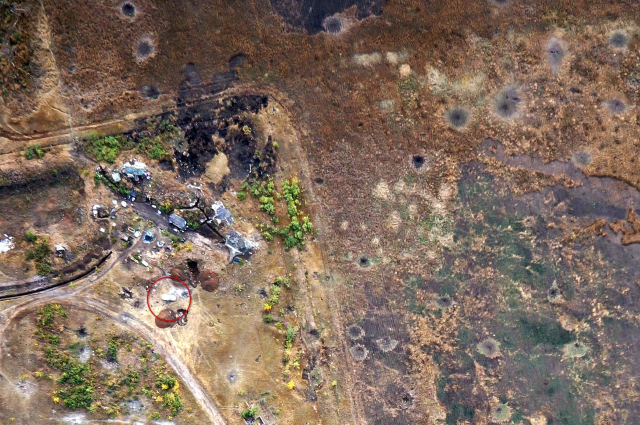
#> input picture requisites/karta.jpg, 1280 x 849 px (shown at 1/2 size)
$ python Copter_with_Camera.py
#> lines starting #> are read from the running program, lines starting #| are printed output that depends on the picture; long printed decimals are rounded
import numpy as np
import matplotlib.pyplot as plt
from matplotlib.animation import FuncAnimation
import matplotlib.image as mpimg
from PIL import Image

m = 1
L = 0.25
k_A = 0.1
k_B = 0.2
k_C = 0.4
A = m*L**2*k_A
B = m*L**2*k_B
C = m*L**2*k_C
g = 9.81

X = 0
Y = 0
Z = 0

q0 = 1
q1 = 0
q2 = 0
q3 = 0

VX = 0
VY = 0
VZ = 0

Omegax = 0
Omegay = 0
Omegaz = 0

k_t = 1
k_m = 0.2
R = 0.1
S_v = np.pi*R**2
rho = 1.2
Omega0 = np.sqrt(m*g / (2 * k_t * S_v * rho * R ** 2))
print(Omega0)

Cx = 0.3
Cy = 0.3
Cz = 0.9
Cvx = 0.6
Cvy = 0.6
Cvz = 0.3
Sx = 2*L*L/2*0.4
Sy = 2*L*L/2*0.4
Sz = 2*L*2*L*0.4
Svz = np.sqrt(Sx**2 + Sy**2)

k_Z = 2
k_VZ = 2

x_VC = np.array([L, -L, -L, L])
y_VC = np.array([L, L, -L, -L])
z_VC = np.array([0, 0, 0, 0])
rC = np.array([0,1,0])
TC = np.array([0,1,0])

k_XY = 0.5
k_dXY = 0.7

k_N = 5
k_dN = 1

k_R = 0.14
k_dR = 0.2

O_max = 4
O_min = -1


# Р’Р°СЂРёР°РЅС‚ 1: РџРѕСЃС‚РѕСЏРЅРЅС‹Р№ РІРµС‚РµСЂ
def wind_constant(X, Y, Z):
    VwindX = 10
    VwindY = 0
    VwindZ = 0
    return VwindX, VwindY, VwindZ


# Р’Р°СЂРёР°РЅС‚ 2: Р Р°РІРЅРѕРјРµСЂРЅРѕ РјРµРЅСЏСЋС‰РёР№СЃСЏ РІРµС‚РµСЂ
def wind_linear(X, Y, Z):
    ax, ay, az = 0.1, 0.1, 0.05
    VwindX = ax * X
    VwindY = ay * Y
    VwindZ = az * Z
    return VwindX, VwindY, VwindZ


# Р’Р°СЂРёР°РЅС‚ 3: РЎРєР°С‡РєРѕРѕР±СЂР°Р·РЅРѕ РјРµРЅСЏСЋС‰РёР№СЃСЏ РІРµС‚РµСЂ
def wind_stepwise(X, Y, Z):
    x0, y0, z0 = 4, 4, 4  # Р“СЂР°РЅРёС†С‹ РїРµСЂРµРєР»СЋС‡РµРЅРёР№
    VwindX = 2 if X < x0 else -2
    VwindY = 1 if Y < y0 else -1
    VwindZ = 0.5 if Z < z0 else -0.5
    return VwindX, VwindY, VwindZ


def CopterSystemOfEquations(X, Y, Z, q0, q1, q2, q3, VX, VY, VZ, Omegax, Omegay, Omegaz):
    global Omega1, Omega2, Omega3, Omega4, PhiZ, \
        CelX, CelY, CelZ, CelVX, CelVY, CelVZ
    dZ = - k_Z*np.arctan(Z - CelZ) - k_VZ*(VZ - CelVZ)

    X_VC, Y_VC, Z_VC = Rot3D(x_VC, y_VC, z_VC, q0, q1, q2, q3)
    Sm = np.arctan(((X - CelX)**2+(Y - CelY)**2)**0.5)/((X - CelX)**2+(Y - CelY)**2)**0.5

    dXY1 = k_XY * ((X - CelX) * X_VC[0] + (Y - CelY) * Y_VC[0]) * Sm + k_dXY * ((VX - CelVX) * X_VC[0] + (VY - CelVY) * Y_VC[0])
    dXY2 = k_XY * ((X - CelX) * X_VC[1] + (Y - CelY) * Y_VC[1]) * Sm + k_dXY * ((VX - CelVX) * X_VC[1] + (VY - CelVY) * Y_VC[1])
    dXY3 = k_XY * ((X - CelX) * X_VC[2] + (Y - CelY) * Y_VC[2]) * Sm + k_dXY * ((VX - CelVX) * X_VC[2] + (VY - CelVY) * Y_VC[2])
    dXY4 = k_XY * ((X - CelX) * X_VC[3] + (Y - CelY) * Y_VC[3]) * Sm + k_dXY * ((VX - CelVX) * X_VC[3] + (VY - CelVY) * Y_VC[3])

    OmX_VC, OmY_VC, OmZ_VC = Rot3D(Omegay*z_VC-Omegaz*y_VC, Omegaz*x_VC-Omegax*z_VC, Omegax*y_VC-Omegay*x_VC, q0, q1, q2, q3)
    dX_VC, dY_VC, dZ_VC = OmX_VC, OmY_VC, OmZ_VC
    dN1 = - k_N * Z_VC[0] - k_dN * dZ_VC[0]
    dN2 = - k_N * Z_VC[1] - k_dN * dZ_VC[1]
    dN3 = - k_N * Z_VC[2] - k_dN * dZ_VC[2]
    dN4 = - k_N * Z_VC[3] - k_dN * dZ_VC[3]

    TC = np.array([CelVX, CelVY, 0])/(CelVX**2 + CelVY**2)**0.5
    RC = Rot3D(rC[0], rC[1], rC[2], q0, q1, q2, q3)
    Cos = RC[0]*TC[0] + RC[1]*TC[1]
    Sin = RC[1]*TC[0] - RC[0]*TC[1]
    PhiZ = np.arctan2(Sin,Cos)
    dR1 = -k_R*PhiZ - k_dR*Omegaz
    dR2 = k_R*PhiZ + k_dR*Omegaz
    dR3 = -k_R*PhiZ - k_dR*Omegaz
    dR4 = k_R*PhiZ + k_dR*Omegaz
    print('PhiZ = ', PhiZ, 'dRs = ', dR1,dR2,dR3,dR4)

    ROmega1 = Omega0*(1 + dZ + dXY1 + dN1 + dR1)
    ROmega2 = Omega0*(1 + dZ + dXY2 + dN2 + dR2)
    ROmega3 = Omega0*(1 + dZ + dXY3 + dN3 + dR3)
    ROmega4 = Omega0*(1 + dZ + dXY4 + dN4 + dR4)

    KO1B,KO1M,KO2B,KO2M,KO3B,KO3M,KO4B,KO4M = 1,1,1,1,1,1,1,1
    if ROmega1 > Omega0*O_max:
        KO1B = ROmega1 / (Omega0 * O_max)
    elif ROmega1 < Omega0*O_min:
        KO1M = -ROmega1 / (Omega0 * O_min)
    if ROmega2 > Omega0*O_max:
        KO2B = ROmega2 / (Omega0 * O_max)
    elif ROmega2 < Omega0*O_min:
        KO2M = -ROmega2 / (Omega0 * O_min)
    if ROmega3 > Omega0*O_max:
        KO3B = ROmega3 / (Omega0 * O_max)
    elif ROmega3 < Omega0*O_min:
        KO3M = -ROmega3 / (Omega0 * O_min)
    if ROmega4 > Omega0*O_max:
        KO4B = ROmega4 / (Omega0 * O_max)
    elif ROmega4 < Omega0*O_min:
        KO4M = -ROmega4 / (Omega0 * O_min)

    KO = max(KO1B,KO1M,KO2B,KO2M,KO3B,KO3M,KO4B,KO4M)
    Omega1 = ROmega1 / KO
    Omega2 = ROmega2 / KO
    Omega3 = ROmega3 / KO
    Omega4 = ROmega4 / KO

    print('Sm = ', Sm, ' Sz = ', np.arctan(Z) / Z, ' KO = ', KO)

    print('Omega1 = ', Omega1, 'Omega2 = ', Omega2, 'Omega3 = ', Omega3, 'Omega4 = ', Omega4)

    F1 = k_t * S_v * rho * R ** 2 * Omega1 * abs(Omega1) / 2
    M1 = k_m * S_v * rho * R ** 3 * Omega1 * abs(Omega1) / 2
    F2 = k_t * S_v * rho * R ** 2 * Omega2 * abs(Omega2) / 2
    M2 = k_m * S_v * rho * R ** 3 * Omega2 * abs(Omega2) / 2
    F3 = k_t * S_v * rho * R ** 2 * Omega3 * abs(Omega3) / 2
    M3 = k_m * S_v * rho * R ** 3 * Omega3 * abs(Omega3) / 2
    F4 = k_t * S_v * rho * R ** 2 * Omega4 * abs(Omega4) / 2
    M4 = k_m * S_v * rho * R ** 3 * Omega4 * abs(Omega4) / 2

    VwindX, VwindY, VwindZ = wind_constant(X, Y, Z)
    #VwindX, VwindY, VwindZ = wind_linear(X, Y, Z)
    #VwindX, VwindY, VwindZ = wind_stepwise(X, Y, Z)

    F_VX, F_VY, F_VZ = Rot3D(0, 0, F1+F2+F3+F4, q0, q1, q2, q3)
    Vx, Vy, Vz = TRot3D(VX - VwindX, VY - VwindY, VZ - VwindZ, q0, q1, q2, q3)
    FSx = rho * Cx * Sx * Vx * abs(Vx) / 2
    FSy = rho * Cy * Sy * Vy * abs(Vy) / 2
    FSz = rho * Cz * Sz * Vz * abs(Vz) / 2
    FSX, FSY, FSZ = Rot3D(FSx, FSy, FSz, q0, q1, q2, q3)

    MSx = rho * Cvx * Sz * Omegax * abs(Omegax) / 2
    MSy = rho * Cvy * Sz * Omegay * abs(Omegay) / 2
    MSz = rho * Cvz * Svz * Omegaz * abs(Omegaz) / 2

    FX = F_VX - FSX
    FY = F_VY - FSY
    FZ = - m * g + F_VZ - FSZ

    MCx = L*F1 + L*F2 - L*F3 - L*F4 - MSx
    MCy = -L*F1 + L*F2 + L*F3 - L*F4 - MSy
    MCz = M1 - M2 + M3 - M4 - MSz

    dX = VX
    dY = VY
    dZ = VZ
    dq0 = 0.5*(- q1*Omegax - q2*Omegay - q3*Omegaz)
    dq1 = 0.5*(q0*Omegax + q2*Omegaz - q3*Omegay)
    dq2 = 0.5*(q0*Omegay - q1*Omegaz + q3*Omegax)
    dq3 = 0.5*(q0*Omegaz + q1*Omegay - q2*Omegax)
    dVX = FX/m
    dVY = FY/m
    dVZ = FZ/m
    dOmegax = (MCx - (C-B)*Omegay*Omegaz)/A
    dOmegay = (MCy - (A-C)*Omegaz*Omegax)/B
    dOmegaz = (MCz - (B-A)*Omegax*Omegay)/C

    return [dX, dY, dZ, dq0, dq1, dq2, dq3, dVX, dVY, dVZ, dOmegax, dOmegay, dOmegaz]


dt = 0.008

fig = plt.figure(figsize=(19, 9))
ax = fig.add_subplot(1,2,1,projection='3d')
axg = fig.add_subplot(2,4,3)
axo = fig.add_subplot(2,4,4)
axv = fig.add_subplot(2,2,4)
#ax.axis('equal')
ax.set(xlim=[-20*L, 20*L], ylim=[-20*L, 20*L], zlim=[-20*L, 20*L])
axg.set(xlim=[0, 10], ylim=[-600, 600])
axo.set(xlim=[0, 10], ylim=[-1, 1])
axv.axis('equal')
axv.set(xlim=[-0.65, 0.65], ylim=[-0.65, 0.65])

X_Copter = np.array([0, L, 0, -L, 0, -L, 0, L, 0])
Y_Copter = np.array([0, L, 0, L, 0, -L, 0, -L, 0])
Z_Copter = np.array([0, 0, 0, 0, 0, 0, 0, 0, 0])
K_Copter = ax.plot(X + X_Copter, Y + Y_Copter, Z + Z_Copter, color=[0, 0, 1])[0]

C_Copter = ax.plot(X, Y, Z, 'o', color=[1, 0, 0])[0]
A_Copter = ax.plot(X + X_Copter[1], Y + Y_Copter[1], Z + Z_Copter[1],'o', color=[0, 1, 0])[0]
B_Copter = ax.plot(X + X_Copter[3], Y + Y_Copter[3], Z + Z_Copter[3],'o', color=[1, 0, 1])[0]
Ce_Copter = ax.plot(X + X_Copter[5], Y + Y_Copter[5], Z + Z_Copter[5],'o', color=[0, 1, 1])[0]
D_Copter = ax.plot(X + X_Copter[7], Y + Y_Copter[7], Z + Z_Copter[7],'o', color=[1, 1, 0])[0]


def Rot3D(x,y,z, q0,q1,q2,q3):
    RX = x * (q0**2 + q1**2 - q2**2 - q3**2) + y * (- 2*q0*q3 + 2*q1*q2) + z * (2*q1*q3 + 2*q0*q2)
    RY = x * (2*q0*q3 + 2*q1*q2) + y * (q0**2 - q1**2 + q2**2 - q3**2) + z * (- 2*q0*q1 + 2*q2*q3)
    RZ = x * (2*q1*q3 - 2*q0*q2) + y * (2*q0*q1 + 2*q2*q3) + z * (q0**2 - q1**2 - q2**2 + q3**2)
    return RX, RY, RZ

def TRot3D(X,Y,Z, q0,q1,q2,q3):
    Rx = X * (q0**2 + q1**2 - q2**2 - q3**2) + Y * (2*q0*q3 + 2*q1*q2) + Z * (2*q1*q3 - 2*q0*q2)
    Ry = X * (- 2*q0*q3 + 2*q1*q2) + Y * (q0**2 - q1**2 + q2**2 - q3**2) + Z * (2*q0*q1 + 2*q2*q3)
    Rz = X * (2*q1*q3 + 2*q0*q2) + Y * (- 2*q0*q1 + 2*q2*q3) + Z * (q0**2 - q1**2 - q2**2 + q3**2)
    return Rx, Ry, Rz

MOmega1 = np.array([])
MOmega2 = np.array([])
MOmega3 = np.array([])
MOmega4 = np.array([])
MT = np.array([])
Omega1, Omega2, Omega3, Omega4 = 0, 0, 0, 0
Pomega1 = axg.plot(MT,MOmega1)[0]
Pomega2 = axg.plot(MT,MOmega2)[0]
Pomega3 = axg.plot(MT,MOmega3)[0]
Pomega4 = axg.plot(MT,MOmega4)[0]

MOX = np.array([])
MOY = np.array([])
MOZ = np.array([])
MOVX = np.array([])
MOVY = np.array([])
MOVZ = np.array([])
MOmegax = np.array([])
MOmegay = np.array([])
MOmegaz = np.array([])
MPhiZ = np.array([])

OX = axo.plot(MT,MOX)[0]
OY = axo.plot(MT,MOY)[0]
OZ = axo.plot(MT,MOZ)[0]
OVX = axo.plot(MT, MOVX)[0]
OVY = axo.plot(MT, MOVY)[0]
OVZ = axo.plot(MT, MOVZ)[0]
Pomegax = axo.plot(MT,MOmegax)[0]
Pomegay = axo.plot(MT,MOmegay)[0]
Pomegaz = axo.plot(MT,MOmegaz)[0]
PPhiZ = axo.plot(MT,MPhiZ)[0]
"""
Nlines = 51
ShLines = 2
ZLines = -30
LPoints = np.linspace(-(Nlines-1)/2*ShLines,(Nlines-1)/2*ShLines,Nlines)
XPoints,YPoints = np.meshgrid(LPoints,LPoints)
XPoints,YPoints = XPoints.ravel(),YPoints.ravel()
ZPoints = XPoints*0 + ZLines
print('XPts = ', XPoints, 'YPts = ', YPoints, 'ZPts = ', ZPoints)

image = Image.open('padro.png')
image_array = np.array(image)  # РџСЂРµРѕР±СЂР°Р·СѓРµРј РІ РјР°СЃСЃРёРІ
image_height, image_width, _ = image_array.shape  # СѓР·РЅР°РµРј СЂР°Р·РјРµСЂС‹

def GetAngles(X, Y, Z, XPoints,YPoints,ZPoints, q0, q1, q2, q3):
    Norms = ((XPoints - X) ** 2 + (YPoints - Y) ** 2 + (ZPoints - Z) ** 2) ** 0.5
    VXP, VYP, VZP = (XPoints - X)/Norms, (YPoints - Y)/Norms, (ZPoints - Z)/Norms
    TVXP, TVYP, TVZP = TRot3D(VXP, VYP, VZP, q0, q1, q2, q3)
    #Psi = np.arcsin(VXP)
    #Phi = np.arcsin(VYP/np.cos(Psi))
    return TVXP,TVYP#Psi,Phi
VXP,VYP = GetAngles(X, Y, Z, XPoints,YPoints,ZPoints, q0, q1, q2, q3)
PPoints = axv.plot(VXP,VYP,'o')[0]
axv.plot([-0.65, 0.65, 0.65, -0.65, -0.65],[-0.65, -0.65, 0.65, 0.65, -0.65],'r')"""

Nlines = 101
ShLines = 0.5
ZLines = -30

LPoints = np.linspace(-(Nlines - 1) / 2 * ShLines, (Nlines - 1) / 2 * ShLines, Nlines)
XPoints, YPoints = np.meshgrid(LPoints, LPoints)
XPoints, YPoints = XPoints.ravel(), YPoints.ravel()
ZPoints = XPoints * 0 + ZLines
print('XPts = ', XPoints, 'YPts = ', YPoints, 'ZPts = ', ZPoints)

#image = Image.open('padro.png')
image = Image.open('karta.jpg')
#> image is the input picture: PIL image 1280x849 RGB; mean R, G, B 127.2, 108, 94.2
image_array = np.array(image)
image_height, image_width, _ = image_array.shape
#> image_height = 849; image_width = 1280

def GetAngles(X, Y, Z, XPoints, YPoints, ZPoints, q0, q1, q2, q3, q0_cam, q1_cam, q2_cam, q3_cam):
    Norms = ((XPoints - X) ** 2 + (YPoints - Y) ** 2 + (ZPoints - Z) ** 2) ** 0.5
    VXP, VYP, VZP = (XPoints - X) / Norms, (YPoints - Y) / Norms, (ZPoints - Z) / Norms
    TVXP, TVYP, TVZP = TRot3D(VXP, VYP, VZP, q0, q1, q2, q3)
    TVXP, TVYP, TVZP = TRot3D(TVXP, TVYP, TVZP, q0_cam, q1_cam, q2_cam, q3_cam)
    return TVXP, VYP
Alpha_cam = 1
q0_cam = np.cos(Alpha_cam/2)
q1_cam = np.sin(Alpha_cam/2)
q2_cam = 0
q3_cam = 0

VXP,VYP = GetAngles(X, Y, Z, XPoints,YPoints,ZPoints, q0, q1, q2, q3, q0_cam, q1_cam, q2_cam, q3_cam)

VXP_norm = (VXP + 1) / 2
VYP_norm = (VYP + 1) / 2

u_pix = (VXP * image_width).astype(int)
v_pix = (VYP * image_height).astype(int)

u_pix = np.clip(u_pix, 0, image_width - 1)
v_pix = np.clip(v_pix, 0, image_height - 1)

colors = image_array[v_pix, u_pix]

PPoints = axv.scatter(VXP, VYP, c=colors/255, s=10)

axv.plot([-0.65, 0.65, 0.65, -0.65, -0.65], [-0.65, -0.65, 0.65, 0.65, -0.65], 'r')

CelX = 0
CelY = 5
CelZ = 0
CelVX = 5*0.4
CelVY = 0
CelVZ = 2.5*0.8

X, Y, Z = CelX, CelY+0.1, CelZ+0.1

PCel = ax.plot(CelX, CelY, CelZ, 'o', color=[0.7, 0, 0.5])[0]


def kadr(i):
    global X, Y, Z, q0, q1, q2, q3, VX, VY, VZ, Omegax, Omegay, Omegaz, \
        Omega1, Omega2, Omega3, Omega4, PhiZ, \
        MOmega1, MOmega2, MOmega3, MOmega4, MOX, MOY, MOZ, \
        MOVX, MOVY, MOVZ, MOmegax, MOmegay, MOmegaz, MPhiZ, MT, \
        CelX, CelY, CelZ, CelVX, CelVY, CelVZ, q0_cam, q1_cam, q2_cam, q3_cam

    CelX = 5 * np.sin(0.4 * i * dt)
    CelY = 5 * np.cos(0.4 * i * dt)
    CelZ = 2.5 * np.sin(0.8 * i * dt)
    CelVX = 5 * 0.4 * np.cos(0.4 * i * dt)
    CelVY = -5 * 0.4 * np.sin(0.4 * i * dt)
    CelVZ = 2.5 * 0.8 * np.cos(0.8 * i * dt)

    XK1, YK1, ZK1, q0K1, q1K1, q2K1, q3K1, VXK1, VYK1, VZK1, OmegaxK1, OmegayK1, OmegazK1 = \
        CopterSystemOfEquations(
            X, Y, Z, q0, q1, q2, q3,
            VX, VY, VZ, Omegax, Omegay, Omegaz)
    Omega1K1, Omega2K1, Omega3K1, Omega4K1 = Omega1, Omega2, Omega3, Omega4

    XK2, YK2, ZK2, q0K2, q1K2, q2K2, q3K2, VXK2, VYK2, VZK2, OmegaxK2, OmegayK2, OmegazK2 = \
        CopterSystemOfEquations(
            X + dt / 2 * XK1, Y + dt / 2 * YK1, Z + dt / 2 * ZK1,
            q0 + dt / 2 * q0K1, q1 + dt / 2 * q1K1, q2 + dt / 2 * q2K1, q3 + dt / 2 * q3K1,
            VX + dt / 2 * VXK1, VY + dt / 2 * VYK1, VZ + dt / 2 * VZK1,
            Omegax + dt / 2 * OmegaxK1, Omegay + dt / 2 * OmegayK1, Omegaz + dt / 2 * OmegazK1)
    Omega1K2, Omega2K2, Omega3K2, Omega4K2 = Omega1, Omega2, Omega3, Omega4

    XK3, YK3, ZK3, q0K3, q1K3, q2K3, q3K3, VXK3, VYK3, VZK3, OmegaxK3, OmegayK3, OmegazK3 = \
        CopterSystemOfEquations(
            X + dt / 2 * XK2, Y + dt / 2 * YK2, Z + dt / 2 * ZK2,
            q0 + dt / 2 * q0K2, q1 + dt / 2 * q1K2, q2 + dt / 2 * q2K2, q3 + dt / 2 * q3K2,
            VX + dt / 2 * VXK2, VY + dt / 2 * VYK2, VZ + dt / 2 * VZK2,
            Omegax + dt / 2 * OmegaxK2, Omegay + dt / 2 * OmegayK2, Omegaz + dt / 2 * OmegazK2)
    Omega1K3, Omega2K3, Omega3K3, Omega4K3 = Omega1, Omega2, Omega3, Omega4

    XK4, YK4, ZK4, q0K4, q1K4, q2K4, q3K4, VXK4, VYK4, VZK4, OmegaxK4, OmegayK4, OmegazK4 = \
        CopterSystemOfEquations(
            X + dt * XK3, Y + dt * YK3, Z + dt * ZK3,
            q0 + dt * q0K3, q1 + dt * q1K3, q2 + dt * q2K3, q3 + dt * q3K3,
            VX + dt * VXK3, VY + dt * VYK3, VZ + dt * VZK3,
            Omegax + dt * OmegaxK3, Omegay + dt * OmegayK3, Omegaz + dt * OmegazK3)
    Omega1K4, Omega2K4, Omega3K4, Omega4K4 = Omega1, Omega2, Omega3, Omega4

    X += (XK1 + 2 * XK2 + 2 * XK3 + XK4) * dt / 6
    Y += (YK1 + 2 * YK2 + 2 * YK3 + YK4) * dt / 6
    Z += (ZK1 + 2 * ZK2 + 2 * ZK3 + ZK4) * dt / 6

    q0 += (q0K1 + 2 * q0K2 + 2 * q0K3 + q0K4) * dt / 6
    q1 += (q1K1 + 2 * q1K2 + 2 * q1K3 + q1K4) * dt / 6
    q2 += (q2K1 + 2 * q2K2 + 2 * q2K3 + q2K4) * dt / 6
    q3 += (q3K1 + 2 * q3K2 + 2 * q3K3 + q3K4) * dt / 6

    VX += (VXK1 + 2 * VXK2 + 2 * VXK3 + VXK4) * dt / 6
    VY += (VYK1 + 2 * VYK2 + 2 * VYK3 + VYK4) * dt / 6
    VZ += (VZK1 + 2 * VZK2 + 2 * VZK3 + VZK4) * dt / 6

    Omegax += (OmegaxK1 + 2 * OmegaxK2 + 2 * OmegaxK3 + OmegaxK4) * dt / 6
    Omegay += (OmegayK1 + 2 * OmegayK2 + 2 * OmegayK3 + OmegayK4) * dt / 6
    Omegaz += (OmegazK1 + 2 * OmegazK2 + 2 * OmegazK3 + OmegazK4) * dt / 6

    Omega1 = (Omega1K1 + 2 * Omega1K2 + 2 * Omega1K3 + Omega1K4) / 6
    Omega2 = (Omega2K1 + 2 * Omega2K2 + 2 * Omega2K3 + Omega2K4) / 6
    Omega3 = (Omega3K1 + 2 * Omega3K2 + 2 * Omega3K3 + Omega3K4) / 6
    Omega4 = (Omega4K1 + 2 * Omega4K2 + 2 * Omega4K3 + Omega4K4) / 6

    MOmega1 = np.append(MOmega1, Omega1)
    MOmega2 = np.append(MOmega2, Omega2)
    MOmega3 = np.append(MOmega3, Omega3)
    MOmega4 = np.append(MOmega4, Omega4)

    MOX = np.append(MOX, X - CelX)
    MOY = np.append(MOY, Y - CelY)
    MOZ = np.append(MOZ, Z - CelZ)
    MOVX = np.append(MOVX, VX - CelVX)
    MOVY = np.append(MOVY, VY - CelVY)
    MOVZ = np.append(MOVZ, VZ - CelVZ)
    MOmegax = np.append(MOmegax, Omegax)
    MOmegay = np.append(MOmegay, Omegay)
    MOmegaz = np.append(MOmegaz, Omegaz)
    MPhiZ = np.append(MPhiZ, PhiZ)

    MT = np.append(MT, i * dt)

    print('-----------------  ', i, '  -----------------')
    print('X = ', X, 'Y = ', Y, 'Z = ', Z)
    print('VX = ', VX, 'VY = ', VY, 'VZ = ', VZ)
    print('Omegax = ', Omegax, ', Omegay = ', Omegay, ', Omegaz = ', Omegaz)


    C_Copter.set_data_3d([X], [Y], [Z])
    RX_Copter, RY_Copter, RZ_Copter = Rot3D(X_Copter, Y_Copter, Z_Copter, q0, q1, q2, q3)

    K_Copter.set_data_3d(X + RX_Copter, Y + RY_Copter, Z + RZ_Copter)
    A_Copter.set_data_3d([X + RX_Copter[1]], [Y + RY_Copter[1]], [Z + RZ_Copter[1]])
    B_Copter.set_data_3d([X + RX_Copter[3]], [Y + RY_Copter[3]], [Z + RZ_Copter[3]])
    Ce_Copter.set_data_3d([X + RX_Copter[5]], [Y + RY_Copter[5]], [Z + RZ_Copter[5]])
    D_Copter.set_data_3d([X + RX_Copter[7]], [Y + RY_Copter[7]], [Z + RZ_Copter[7]])
    PCel.set_data_3d([CelX], [CelY], [CelZ])

    Pomega1.set_data(MT, MOmega1)
    Pomega2.set_data(MT, MOmega2)
    Pomega3.set_data(MT, MOmega3)
    Pomega4.set_data(MT, MOmega4)

    OX.set_data(MT, MOX)
    OY.set_data(MT, MOY)
    OZ.set_data(MT, MOZ)
    OVX.set_data(MT, MOVX)
    OVY.set_data(MT, MOVY)
    OVZ.set_data(MT, MOVZ)
    Pomegax.set_data(MT, MOmegax)
    Pomegay.set_data(MT, MOmegay)
    Pomegaz.set_data(MT, MOmegaz)
    PPhiZ.set_data(MT, MPhiZ)
    VXP, VYP = GetAngles(X, Y, Z, XPoints, YPoints, ZPoints, q0, q1, q2, q3, q0_cam, q1_cam, q2_cam, q3_cam)

    VXP_norm = (VXP + 1) / 2
    VYP_norm = (VYP + 1) / 2
    u_pix = (VXP_norm * image_width).astype(int)
    v_pix = (VYP_norm * image_height).astype(int)
    u_pix = np.clip(u_pix, 0, image_width - 1)
    v_pix = np.clip(v_pix, 0, image_height - 1)

    # -------------------- РџРѕР»СѓС‡РµРЅРёРµ РЅРѕРІС‹С… С†РІРµС‚РѕРІ --------------------
    colors = image_array[v_pix, u_pix] / 255.0

    # -------------------- РћР±РЅРѕРІР»РµРЅРёРµ С†РІРµС‚РѕРІ С‚РѕС‡РµРє --------------------
    PPoints.set_facecolors(colors)
    #PPoints.set_data(VXP, VYP)
    #PPoints.set_offsets(np.c_[VXP, VYP])

    return [C_Copter, K_Copter, A_Copter, B_Copter, Ce_Copter, D_Copter,
            Pomega1, Pomega2, Pomega3, Pomega4, OX, OY, OZ, OVX, OVY, OVZ,
            Pomegax, Pomegay, Pomegaz, PPhiZ, PPoints, PCel]


multik = FuncAnimation(fig, kadr, interval=dt*10, blit=True)
#| Sm =  0.9967  Sz =  0.9964  KO =  1
#| Omega1 =  349.630 Omega2 =  425.693 Omega3 =  306.407 Omega4 =  322.217
#| PhiZ =  1.570 dRs =  -0.1932 0.1932 -0.1932 0.1932
#| Sm =  0.9967  Sz =  0.9962  KO =  1
#| Omega1 =  202.709 Omega2 =  234.041 Omega3 =  299.202 Omega4 =  356.024
#| PhiZ =  1.570 dRs =  -0.1945 0.1945 -0.1945 0.1945
#| Sm =  0.9967  Sz =  0.9961  KO =  1.083
#| Omega1 =  369.068 Omega2 =  456.262 Omega3 =  153.718 Omega4 =  148.485
#| PhiZ =  1.570 dRs =  -0.1852 0.1852 -0.1852 0.1852
#| Sm =  0.9967  Sz =  0.9958  KO =  1.768
#| Omega1 =  -137.650 Omega2 =  -168.950 Omega3 =  377.178 Omega4 =  456.262
#| X =  0.0001047 Y =  5.100 Z =  0.1127
#| VX =  0.01546 VY =  0.0005578 VZ =  1.334
#| Omegax =  -2.732 , Omegay =  1.133 , Omegaz =  -0.1849

plt.show()
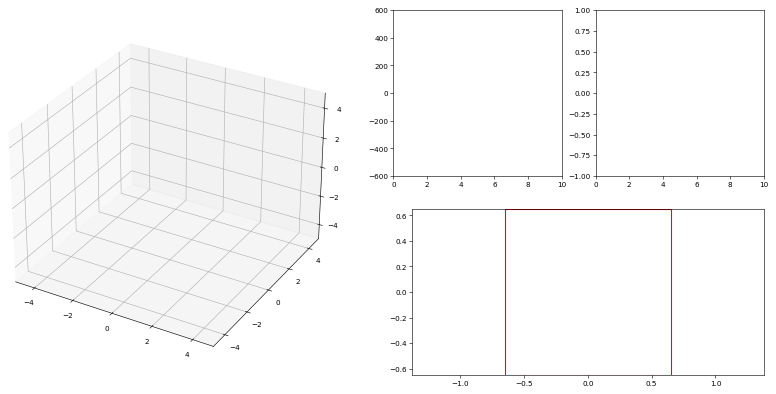
#> figure drawn by matplotlib, 4 panels
